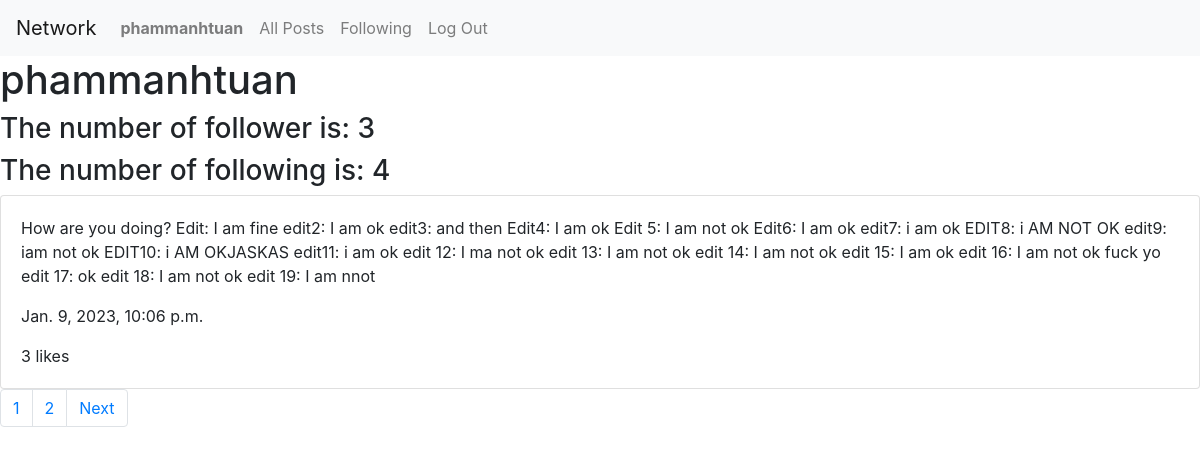
The app's page /profile/14 (signed in) with its own data.
### network/models.py (models this page shows, shortened)
class User(AbstractUser):
    pass

class Post(models.Model):
    owner = models.ForeignKey(User, on_delete = models.CASCADE, blank=True, null=True, related_name="owner")
    content = models.CharField(max_length=3000)
    timestamp = models.DateTimeField(auto_now_add=True)
    likes = models.ManyToManyField(User, blank=True, null=True, related_name="user_like")
    def likes_count(self):
        return self.likes.count()

### network/views.py (the view)
# urls.py: path("profile/<int:user_id>", views.profile, name="profile"),
@login_required
def profile(request, user_id):
    current_user = request.user
    profile_user = User.objects.get(id=user_id)
    being_followered = Follower.objects.filter(being_followered=profile_user)
    number_of_followers = being_followered.count()
    number_following = 0
    followers = Follower.objects.filter(followers=profile_user)
    number_following = followers.count()
    list_following_of_owner = []
    for follower in followers:
        list_following_of_owner.append(follower.being_followered.username)
    posts = Post.objects.filter(owner=profile_user).order_by("id").reverse()
    paginator = Paginator(posts, 1) # Show 10 posts per page.
    page_number = request.GET.get('page')
    posts_of_the_page = paginator.get_page(page_number)
    return render(request, "network/profile.html",{
        "user":profile_user,
        "posts": posts,
        'editable': profile_user == current_user,
        "posts_of_the_page": posts_of_the_page,
        "list_following_of_owner": list_following_of_owner,
        "number_of_followers": number_of_followers,
        "number_of_following": number_following
    })

### network/templates/network/profile.html (shortened to what this page needs)
{% extends "network/layout.html" %}
{% load static %}
{% block body %}
    <div id="profile_display">
        <h1>{{user.username}}</h1>
        <h3>The number of follower is: {{number_of_followers}}</h3>
        <h3>The number of following is: {{number_of_following}} </h3>
    </div>
    <div id="all_posts">
        {% for post in posts_of_the_page %}
        <div class="card">
            <div class="card-body">
                <p class="card-text" id="content_{{post.id}}">{{post.content}}</p>
                <p class="card-text">{{post.timestamp}} </p>
                <p class="card-text">{{post.likes_count}} likes</p>
            </div>
        </div>
        {% endfor %}
    </div>
    <nav aria-label="Page navigation example">
        <ul class="pagination">
            <li class="page-item"><a class="page-link" href="?page={{ posts_of_the_page }}">{{ posts_of_the_page.number }}</a></li>
            {% if posts_of_the_page.has_next %}
            <li class="page-item"><a class="page-link" href="?page={{ posts_of_the_page.next_page_number}}">{{ posts_of_the_page.next_page_number}}</a></li>
            <li class="page-item"><a class="page-link" href="?page={{ posts_of_the_page.next_page_number}}">Next</a></li>
            {% endif %}
        </ul>
    </nav>
{% endblock %}

### network/templates/network/layout.html (shortened to what this page needs)
{% load static %}
<!DOCTYPE html>
<html lang="en">
    <head>
        <link rel="stylesheet" href="https://stackpath.bootstrapcdn.com/bootstrap/4.4.1/css/bootstrap.min.css">
        <link href="{% static 'network/styles.css' %}" rel="stylesheet">
        <link rel="stylesheet" href="https://use.fontawesome.com/releases/v5.13.0/css/all.css">
    </head>
    </head>
    <body>
        <nav class="navbar navbar-expand-lg navbar-light bg-light">
            <a class="navbar-brand" href="#">Network</a>
            <div>
              <ul class="navbar-nav mr-auto">
                {% if user.is_authenticated %}
                    <li class="nav-item">
                        <a class="nav-link" href="{% url 'profile' user.id %}"><strong>{{ user.username }}</strong></a>
                    </li>
                {% endif %}
                <li class="nav-item">
                  <a class="nav-link" href="{% url 'index' %}">All Posts</a>
                </li>
                {% if user.is_authenticated %}
                    <li class="nav-item">
                        <a class="nav-link" href="{% url 'following' %}">Following</a>
                    </li>
                    <li class="nav-item">
                        <a class="nav-link" href="{% url 'logout' %}">Log Out</a>
                    </li>
                {% endif %}
              </ul>
            </div>
          </nav>
        <div class="body">
            {% block body %}
            {% endblock %}
        </div>
    </body>
</html>

### records on screen
User: username "phammanhtuan"
Post: content "How are you doing? Edit: I am fine edit2: I am ok edit3: and then Edit4: I am ok Edit 5: I am not ok Edit6: I am ok edit7: i am ok EDIT8: i AM NOT OK edit9: iam not ok EDIT10: i AM OKJASKAS edit11: i am ok edit 12: I ma not ok edit 13: I am not ok edit 14: I am not ok edit 15: I am ok edit 16: I am not ok fuck yo edit 17: ok edit 18: I am not ok edit 19: I am nnot", timestamp "Jan. 9, 2023, 10:06 p.m.", likes_count "3"

### other values on screen
{{ number_of_followers }} "3"
{{ number_of_following }} "4"
{{ posts_of_the_page.number }} "1"
{{ posts_of_the_page.next_page_number }} "2"
